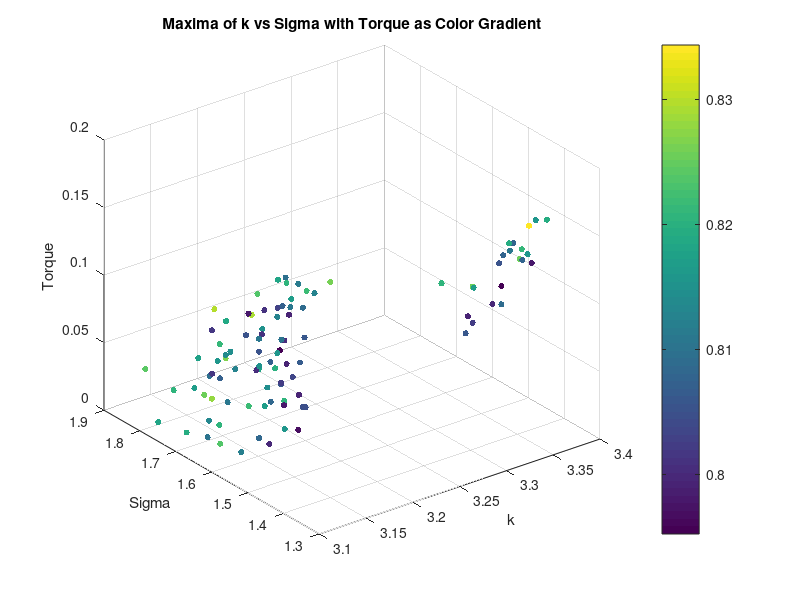
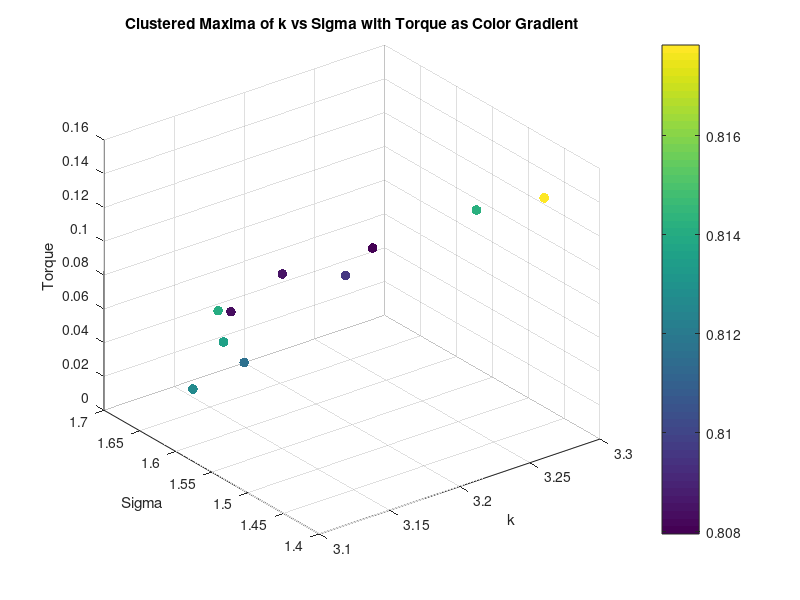
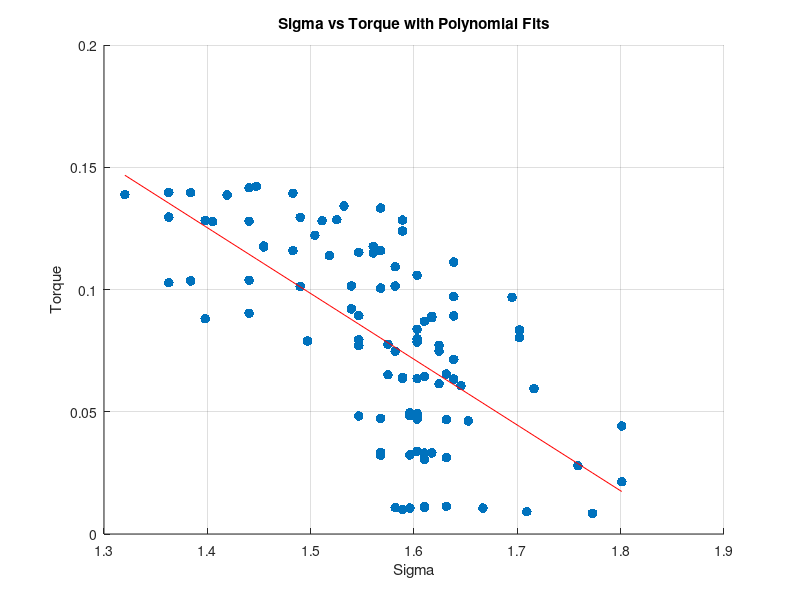
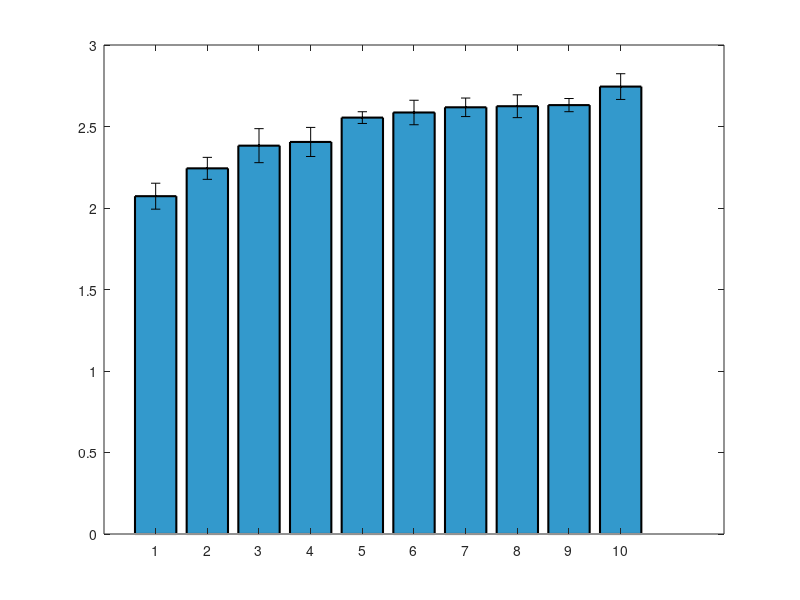

Recreate these plots in MATLAB, in order. (Note: this script raises an error after producing the figures.)
clear all;
close all;


%% Torque Analysis
load('maxima_data.mat');
scatter3(maxima_k, maxima_sigma, torque_values, 20, maxima_corr, 'filled');
xlabel('k');
ylabel('Sigma');
zlabel('Torque');
title('Maxima of k vs Sigma with Torque as Color Gradient');
colorbar;
grid on;
% K means clustering of torque into 10 clusters, taking mean of each cluster k, sigma and corr too
[cluster_idx, cluster_centers] = kmeans(torque_values', 10);
% Take the mean of each cluster
torque_means = zeros(10, 1);
sigma_means = zeros(10, 1);
sigma_stds = zeros(10, 1);
k_means = zeros(10, 1);
corr_means = zeros(10, 1);
for i = 1:10
    torque_means(i) = mean(torque_values(cluster_idx == i));
    sigma_means(i) = mean(maxima_sigma(cluster_idx == i));
    k_means(i) = mean(maxima_k(cluster_idx == i));
    corr_means(i) = mean(maxima_corr(cluster_idx == i));
    sigma_stds(i) = std(maxima_sigma(cluster_idx == i));
end
% Plot the clusters
figure;
scatter3(k_means, sigma_means, torque_means, 50, corr_means, 'filled');
xlabel('k');
ylabel('Sigma');
zlabel('Torque');
title('Clustered Maxima of k vs Sigma with Torque as Color Gradient');
colorbar;
grid on;
% Ensure data is sorted for polyfit
[sigma_sorted, sort_idx] = sort(maxima_sigma);
torque_sorted = torque_values(sort_idx);
% Display correlation between torque and sigma
disp('Correlation between Torque and Sigma:');
disp(corr(torque_sorted', sigma_sorted'));
% Display correlation between torque and sigma^2
disp('Correlation between Torque and Sigma^2:');
disp(corr(torque_sorted', sigma_sorted'.^2));
% Polyfit for sigma vs torque (order 1 and 2)
p1_sigma = polyfit(sigma_sorted, torque_sorted, 1);
% Calculate fitted values and normalized MSE for sigma vs torque
fitted_torque_p1_sigma = polyval(p1_sigma, sigma_sorted);
mse_p1_sigma = mean((torque_sorted - fitted_torque_p1_sigma).^2);
nmse_p1_sigma = mse_p1_sigma / var(torque_sorted);
% Display results for sigma vs torque
disp('Sigma vs Torque:');
disp(['Order 1 nMSE: ', num2str(nmse_p1_sigma)]);
%display correlation between torque and sigma
% Plot for sigma vs torque with polynomial fits (first instance)
figure;
scatter(sigma_sorted, torque_sorted, 50, 'filled','DisplayName', 'Data');
hold on;
plot(sigma_sorted, fitted_torque_p1_sigma, '-r', 'DisplayName', ...
    ['Order 1 Fit: y = ', num2str(p1_sigma(1)), 'x + ', num2str(p1_sigma(2)), ...
    ', nMSE = ', num2str(nmse_p1_sigma)]);
xlabel('Sigma');
ylabel('Torque');
title('Sigma vs Torque with Polynomial Fits');
grid on;

%Plot means of sigma as bar plot with variance as error bars
figure;
[sorted_sigma_means,idx] = sort(sigma_means);
sorted_sigma_stds = sigma_stds(idx);
bar(sorted_sigma_means.^2, 'FaceColor', [0.2 0.6 0.8], 'EdgeColor', 'k', 'LineWidth', 1.5);
% Set the x-ticks to the cluster indices
hold on;
errorbar(sorted_sigma_means.^2,sorted_sigma_stds, 'k.', 'LineWidth', 1.5);
ylim([1.9 3.5]);

xlabel('Torque Number');
ylabel('Mean Sigma');

% Ensure data is sorted for polyfit
[sigma_sorted, sort_idx] = sort(sigma_means);
torque_sorted = torque_means(sort_idx);
%Display correlation between torque and sigma
disp('Correlation between Torque and Sigma:');
disp(corr(torque_sorted, sigma_sorted));
%Display correlation between torque and sigma^2
disp('Correlation between Torque and Sigma^2:');
disp(corr(torque_sorted, sigma_sorted.^2));
% Polyfit for sigma vs torque (order 1 and 2)
p1_sigma = polyfit(sigma_sorted, torque_sorted, 1);
p2_sigma = polyfit(sigma_sorted, torque_sorted, 2);
% Calculate zitted values and normalized MSE for sigma vs torque
fitted_torque_p1_sigma = polyval(p1_sigma, sigma_sorted);
fitted_torque_p2_sigma = polyval(p2_sigma, sigma_sorted);
mse_p1_sigma = mean((torque_sorted - fitted_torque_p1_sigma).^2);
mse_p2_sigma = mean((torque_sorted - fitted_torque_p2_sigma).^2);
nmse_p1_sigma = mse_p1_sigma / var(torque_sorted);
nmse_p2_sigma = mse_p2_sigma / var(torque_sorted);
% Display results for sigma vs torque
disp('Sigma vs Torque:');
disp(['Order 1 nMSE: ', num2str(nmse_p1_sigma)]);
disp(['Order 2 nMSE: ', num2str(nmse_p2_sigma)]);
% Plot for sigma vs torque with polynomial fits (second instance)
figure;
scatter(sigma_sorted, torque_sorted, 50, 'filled', 'DisplayName', 'Data');
hold on;
plot(sigma_sorted, fitted_torque_p1_sigma, '-r', 'DisplayName', ...
    ['Order 1 Fit: y = ', num2str(p1_sigma(1)), 'x + ', num2str(p1_sigma(2)), ...
    ', nMSE = ', num2str(nmse_p1_sigma)]);
plot(sigma_sorted, fitted_torque_p2_sigma, '--g', 'DisplayName', ...
    ['Order 2 Fit: y = ', num2str(p2_sigma(1)), 'x^2 + ', num2str(p2_sigma(2)), ...
    'x + ', num2str(p2_sigma(3)), ', nMSE = ', num2str(nmse_p2_sigma)]);
xlabel('Sigma');
ylabel('Torque');
title('Sigma vs Torque with Polynomial Fits');
legend('show');
grid on;



% %% Diameter Analysis
% % Saved as diameter_value, k_values(max_k_idx), sigma_values(max_sigma_idx), max_val
% load('maxima_data_Diam.mat');

% figure;
% scatter3(maxima_matrix(:, 2), maxima_matrix(:, 3), maxima_matrix(:, 1), 50, maxima_matrix(:, 1), 'filled'); 
% xlabel('k');
% ylabel('Sigma');
% zlabel('Diameter');
% title('Maxima of k vs Sigma with Diameter as Color Gradient');
% colorbar;
% grid on;

% % K vs d
% % Ensure data is sorted for polyfit
% [k_sorted, sort_idx] = sort(maxima_matrix(:, 2));
% d_sorted = maxima_matrix(sort_idx, 1);
% % Display correlation between d and k
% disp('Correlation between Diameter and k:');
% disp(corr(d_sorted, k_sorted));

% %plot for k vs diam with polynomial fits
% figure;
% scatter(k_sorted, d_sorted, 50, d_sorted, 'filled', 'DisplayName', 'Data');
% colormap(jet); % High contrast colormap suitable for white background
% colorbar; % Add a colorbar to indicate the mapping of color to d_sorted values

% hold on;
% p1_k = polyfit(k_sorted, d_sorted, 1);
% fitted_d_p1_k = polyval(p1_k, k_sorted);
% mse_p1_k = mean((d_sorted - fitted_d_p1_k).^2);
% nmse_p1_k = mse_p1_k / var(d_sorted);
% disp('Diameter vs k:');
% disp(['Order 1 nMSE: ', num2str(nmse_p1_k)]);
% plot(k_sorted, fitted_d_p1_k, '-r', 'DisplayName', ...
%     ['Order 1 Fit: y = ', num2str(p1_k(1)), 'x + ', num2str(p1_k(2)), ...
%     ', nMSE = ', num2str(nmse_p1_k)]);
% xlabel('k');
% ylabel('Diameter');
% title('k vs Diameter with Polynomial Fits');
% legend('show');

% % Compute mean and std of sigma for each unique diameter
% unique_diameters = unique(maxima_matrix(:, 1));
% sigma_means_diameter = zeros(size(unique_diameters));
% sigma_stds_diameter = zeros(size(unique_diameters));

% for i = 1:length(unique_diameters)
%     sigma_values_for_diameter = maxima_matrix(maxima_matrix(:, 1) == unique_diameters(i), 3);
%     sigma_means_diameter(i) = mean(sigma_values_for_diameter);
%     sigma_stds_diameter(i) = std(sigma_values_for_diameter);
% end

% % Bar plot of mean sigma with error bars for each diameter
% figure;
% bar(unique_diameters, sigma_means_diameter, 'FaceColor', [0.2 0.6 0.8], 'EdgeColor', 'k', 'LineWidth', 1.5);
% hold on;
% errorbar(unique_diameters, sigma_means_diameter, sigma_stds_diameter, 'k.', 'LineWidth', 1.5);
% xlabel('Diameter');
% ylabel('Mean Sigma');
% title('Mean Sigma for Each Diameter with Error Bars');
% grid on;
